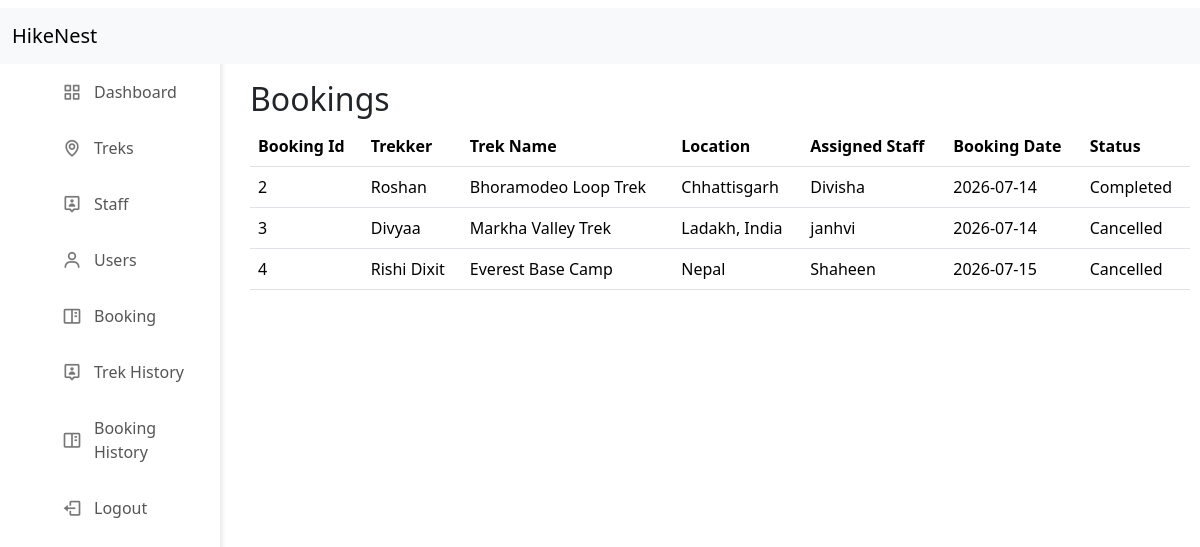
/admin_booking_history, run on the app's committed database.
### application/models.py (models this page shows)
class Booking(db.Model):
    __tablename__ = 'booking'
    id = db.Column(db.Integer(), primary_key = True, autoincrement = True)
    user_id = db.Column(db.Integer(), db.ForeignKey('user.id'),  nullable = False)
    trek_id = db.Column(db.Integer(), db.ForeignKey('trek.id'),  nullable = False)
    booking_date = db.Column(db.Date(),  nullable = False, default=date.today)
    status = db.Column(db.String(),  nullable = False, default= "Booked")

class User(db.Model):
    __tablename__ = 'user'
    id = db.Column(db.Integer(), primary_key = True, autoincrement = True)
    name = db.Column(db.String(),  nullable = False)
    email = db.Column(db.String(), unique = True, nullable = False)
    phone = db.Column(db.String(10), unique = True, nullable = False)
    password = db.Column(db.String(), nullable = False)
    status = db.Column(db.String(),  nullable = False, default= "Approved")
    bookings = db.relationship("Booking", backref = "user")

class Trek(db.Model):
    __tablename__ = 'trek'
    id = db.Column(db.Integer(), primary_key = True, autoincrement = True)
    trek_name = db.Column(db.String(),  nullable = False)
    location = db.Column(db.String(),  nullable = False)
    difficulty = db.Column(db.String(),  nullable = False)
    duration = db.Column(db.String(),  nullable = False)
    available_slots = db.Column(db.Integer(),  nullable = False)
    assigned_staff_id = db.Column(db.Integer(), db.ForeignKey('staff.id'),  nullable = False)
    start_date = db.Column(db.Date(),  nullable = False)
    end_date = db.Column(db.Date(),  nullable = False)
    status = db.Column(db.String(),  nullable = False)
    description = db.Column(db.String(),  nullable = False)
    bookings = db.relationship("Booking", backref = "trek")

class Staff(db.Model):
    __tablename__ = 'staff'
    id = db.Column(db.Integer(), primary_key = True, autoincrement = True)
    name = db.Column(db.String(),  nullable = False)
    email = db.Column(db.String(), unique = True, nullable = False)
    phone = db.Column(db.String(10), unique = True, nullable = False)
    password = db.Column(db.String(), nullable = False)
    status = db.Column(db.String(),  nullable = False, default= "Pending")
    treks = db.relationship("Trek", backref = "staff")

### application/controllers.py (the view)
@app.route("/admin_booking_history")
def admin_booking_history():
    bookings = Booking.query.filter(or_(Booking.status == "Completed", Booking.status == "Cancelled")).all()
    return render_template("admin_booking_history.html", bookings = bookings)

### templates/admin_booking_history.html (shortened to what this page needs)
<!DOCTYPE html>
<html>
    <head>
        <link rel="stylesheet" href="/static/dashboard.css">
        <link href="https://cdn.jsdelivr.net/npm/bootstrap@5.3.8/dist/css/bootstrap.min.css" rel="stylesheet">
        <link rel="stylesheet" href="https://cdn.jsdelivr.net/npm/boxicons@latest/css/boxicons.min.css">
    </head>
    <body>
        <div class="sidebar">
            <ul class="nav-links">
                <li><a href="/admin_dashboard"><i class="bx bx-grid-alt"></i> Dashboard</a></li>
                <li><a href="/admin_trek"><i class="bx bx-map"></i> Treks</a></li>
                <li><a href="/admin_staff_active"><i class="bx bx-user-pin"></i> Staff</a></li>
                <li><a href="/admin_users_active"><i class="bx bx-user"></i> Users</a></li>
                <li><a href="/admin_bookings"><i class="bx bx-book-content"></i> Booking</a></li>
                <li><a href="/admin_trek_history"><i class="bx bx-user-pin"></i> Trek History</a></li>
                <li><a href="/admin_booking_history"><i class="bx bx-book-content"></i> Booking History</a></li>
                <li><a href="/logout" class="logout"><i class="bx bx-log-out"></i> Logout</a></li>
            </ul>
        </div>
        <div class="navbar" style = "position : fixed;">
            <nav class="navbar bg-body-tertiary" >
                <div class="container-fluid">
                    <a class="navbar-brand">HikeNest</a>
                </div>
            </nav>
        </div>
        <div class = "canvas" >
            <h2>Bookings</h2>
            <div class = "table">
                <table class="table table-hover" >
                    <thead>
                        <tr>
                            <th scope="row">Booking Id</th>
                            <th scope="row">Trekker</th>
                            <th scope="row">Trek Name</th>
                            <th scope="row">Location</th>
                            <th scope="row">Assigned Staff</th>
                            <th scope="row">Booking Date</th>
                            <th scope="row">Status</th>
                        </tr>
                    </thead>
                    <tbody>
                        {% if bookings %}
                            {% for b in bookings %}
                            <tr>
                                <td>{{b.id}}</td>
                                <td>{{b.user.name}}</td>
                                <td>{{b.trek.trek_name}}</td>
                                <td>{{b.trek.location}}</td>
                                <td>{{b.trek.staff.name}}</td>
                                <td>{{b.booking_date}}</td>
                                <td>{{b.status}}</td>
                            </tr>
                            {% endfor %}
                        {% else %}
                        <tr>
                            <td colspan="9" class="text-center">
                                There is no data.
                            </td>
                        </tr>
                        {% endif %}
                    </tbody>
                </table>
            </div>
        </div>
    </body>
</html>

### static/dashboard.css (style rules this page uses)
* { margin: 0; padding: 0; box-sizing: border-box; }
body { background-color: #f4f5f7; }
.sidebar { margin-top: 50px; position: fixed; top: 0; left: 0; height: 100%; width: 220px; background-color: #ffffff; box-shadow: 2px 0px 5px rgba(0,0,0,0.1); padding: 20px; }
.nav-links { list-style: none; }
.nav-links li { margin-bottom: 12px; }
.nav-links li a { display: flex; align-items: center; text-decoration: none; color: #555555; font-size: 16px; padding: 10px; border-radius: 6px; }
.nav-links li a i { font-size: 20px; margin-right: 12px; color: #777777; }
.navbar { top: 0; margin-top: 0px; width: 100%; position:fixed; text-decoration: none; }
.canvas { overflow: auto; margin-left: 240px; margin-top: 70px; margin-right: 20px; padding: 10px; width:calc(100% - 240px); height:calc(100vh - 70px); }

### data on the page
Booking: id "2", user.name "Roshan", trek.trek_name "Bhoramodeo Loop Trek", trek.location "Chhattisgarh", trek.staff.name "Divisha", booking_date "2026-07-14", status "Completed"
Booking: id "3", user.name "Divyaa", trek.trek_name "Markha Valley Trek", trek.location "Ladakh, India", trek.staff.name "janhvi", booking_date "2026-07-14", status "Cancelled"
Booking: id "4", user.name "Rishi Dixit", trek.trek_name "Everest Base Camp", trek.location "Nepal", trek.staff.name "Shaheen", booking_date "2026-07-15", status "Cancelled"
